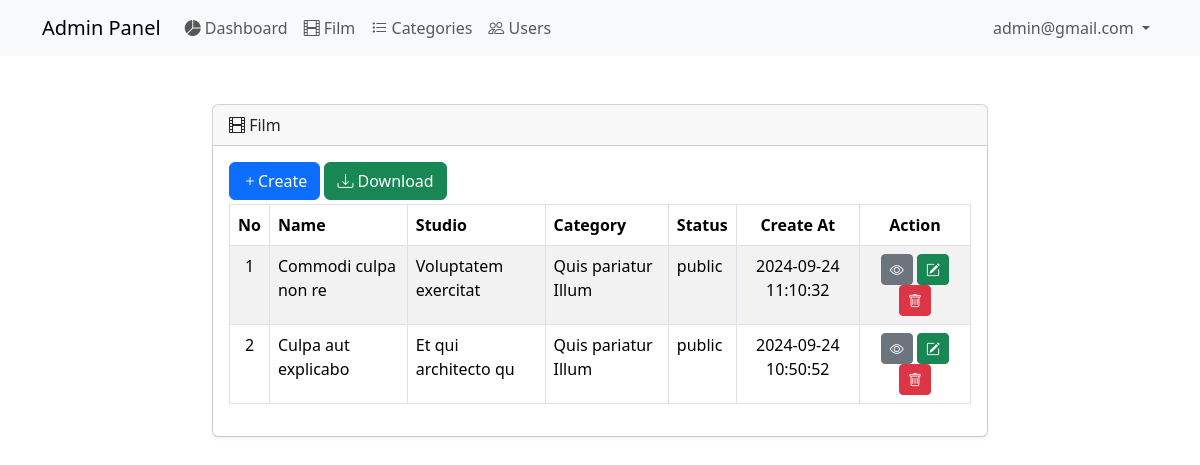
Page /admin/films.php (signed in) on the committed database.
### tables this page shows
CREATE TABLE `users` (
  `id_user` int NOT NULL,
  `username` varchar(128) NOT NULL,
  `email` varchar(128) NOT NULL,
  `password` varchar(256) NOT NULL,
  `role` varchar(60) DEFAULT 'operator' COMMENT 'admin, operator',
  `created_at` timestamp NOT NULL DEFAULT CURRENT_TIMESTAMP
);

CREATE TABLE `films` (
  `id_film` bigint NOT NULL,
  `category_id` bigint NOT NULL,
  `url` varchar(128) NOT NULL,
  `title` varchar(128) NOT NULL,
  `slug` varchar(128) NOT NULL,
  `description` text NOT NULL,
  `release_date` date NOT NULL,
  `studio` varchar(128) NOT NULL,
  `is_private` tinyint(1) NOT NULL DEFAULT '0',
  `created_at` timestamp NOT NULL DEFAULT CURRENT_TIMESTAMP
);

CREATE TABLE `categories` (
  `id_category` bigint NOT NULL,
  `title` varchar(128) NOT NULL,
  `slug` varchar(128) NOT NULL,
  `created_at` timestamp NOT NULL DEFAULT CURRENT_TIMESTAMP
);

### admin/config/controller.php (called while the page is built, shortened)
<?php
function query($query)
{
    global $db;
    $result = mysqli_query($db, $query);
    $rows = [];
    while ($row = mysqli_fetch_assoc($result)) {
        $rows[] = $row;
    }
    return $rows;
}

### admin/films.php (the view, shortened to what this page needs)
<?php
$title = "Film";
require 'layout/header.php';
$films = query("SELECT f.id_film, f.title, f.studio, f.is_private, f.created_at, c.title AS category_title FROM films f JOIN categories c ON f.category_id = c.id_category ORDER BY f.created_at DESC");
?>
<main class="py-5">
    <div class="container-fluid">
        <div class="row justify-content-center">
            <div class="col-md-8">
                <div class="card">
                    <div class="card-header">
                        <i class="bi bi-film"></i>
                        <?= $title; ?>
                    </div>
                    <div class="card-body shadow-sm">
                        <div class="table-responsive">
                            <a href="films-create.php" class="btn btn-primary mb-1"><i class="bi bi-plus"></i>Create</a>
                            <a href="films-download.php" class="btn btn-success mb-1"><i class="bi bi-download">
                                </i>Download</a>
                            <table id="datatable" class="table table-striped table-bordered" style="width:100%">
                                <thead>
                                    <tr>
                                        <th width="1%" class="text-center">No</th>
                                        <th>Name</th>
                                        <th>Studio</th>
                                        <th>Category</th>
                                        <th>Status</th>
                                        <th class="text-center">Create At</th>
                                        <th width="15%" class="text-center">Action</th>
                                    </tr>
                                </thead>
                                <tbody>
                                    <?php $no = 1; ?>
                                    <?php foreach ($films as $film): ?>
                                        <tr>
                                            <td class="text-center"><?= $no++ ?></td>
                                            <td><?= $film["title"] ?></td>
                                            <td><?= $film["studio"] ?></td>
                                            <td><?= $film["category_title"] ?></td>
                                            <td><?= $film["is_private"] ? 'private' : 'public' ?></td>
                                            <td class="text-center"><?= $film["created_at"] ?></td>
                                            <td class="text-center">
                                                <a href="films-detail.php?id=<?= $film['id_film']; ?>" class="btn btn-sm btn-secondary" title="Detail"><i class="bi bi-eye"></i></a>
                                                <a href="films-update.php?id=<?= $film['id_film']; ?>" class="btn btn-sm btn-success" title="Edit"><i class="bi bi-pencil-square"></i></a>
                                                <a href="films-delete.php?id=<?= $film["id_film"]; ?>" onclick="return confirm('yakin ingin menghapus data? ')" class="btn btn-sm btn-danger" title="Delete"><i class="bi bi-trash"></i></a>
                                            </td>
                                        </tr>
                                    <?php endforeach; ?>
                            </table>
                        </div>
                    </div>
                </div>
            </div>
        </div>
    </div>
</main>
<?php
require 'layout/footer.php';
?>

### admin/layout/header.php (shortened to what this page needs)
<?php
if (isset($_SESSION['login'])) {
    $userId = $_SESSION['id'];
    $user = query("SELECT email FROM users WHERE id_user = $userId");
    $userEmail = $user ? $user[0]['email'] : 'Guest';
} else {
    $userEmail = 'Guest';
}
?>
<!DOCTYPE html>
<html lang="en">
<head>
    <link rel="stylesheet" href="assets/css/bootstrap.min.css">
    <link rel="stylesheet" href="https://cdn.datatables.net/2.1.6/css/dataTables.bootstrap5.css">
    <link rel="stylesheet" href="https://cdn.jsdelivr.net/npm/bootstrap-icons@1.11.3/font/bootstrap-icons.min.css">
</head>
<body>
    <div id="navbar-section">
        <nav class="navbar navbar-expand-lg bg-body-tertiary">
            <div class="container">
                <a class="navbar-brand" href="#">Admin Panel</a>
                <div class="collapse navbar-collapse" id="navbarNavDropdown">
                    <ul class="navbar-nav">
                        <li class="nav-item">
                            <a class="nav-link" href="index.php">
                                <i class="bi bi-pie-chart-fill"></i> Dashboard
                            </a>
                        </li>
                        <li class="nav-item">
                            <a class="nav-link" href="films.php">
                                <i class="bi bi-film"></i> Film
                            </a>
                        </li>
                        <li class="nav-item">
                            <a class="nav-link" href="categories.php">
                                <i class="bi bi-list-task"></i> Categories
                            </a>
                        </li>
                        <li class="nav-item">
                            <a class="nav-link" href="users.php">
                                <i class="bi bi-people"></i> Users
                            </a>
                        </li>
                    </ul>
                    <ul class="navbar-nav ms-auto">
                        <li class="nav-item dropdown">
                            <a class="nav-link dropdown-toggle" href="#" role="button" data-bs-toggle="dropdown" aria-expanded="false">
                                <?= htmlspecialchars($userEmail) ?>
                            </a>
                        </li>
                    </ul>
                </div>
            </div>
        </nav>
    </div>

### admin/layout/footer.php (shortened to what this page needs)
</body>
</html>

### rows in the picture
users: email "admin@gmail.com"
films: title "Commodi culpa non re", studio "Voluptatem exercitat", category.title "Quis pariatur Illum", is_private "public", created_at "2024-09-24 11:10:32"
films: title "Culpa aut explicabo", studio "Et qui architecto qu", category.title "Quis pariatur Illum", is_private "public", created_at "2024-09-24 10:50:52"

### other values in the picture
$title "Film"
